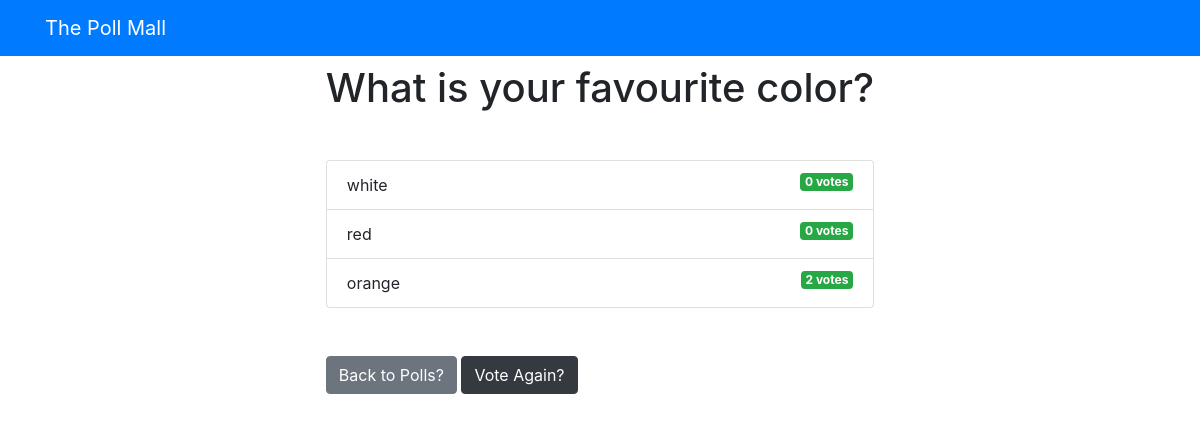
Screenshot of /polls/3/results/ with the database file from the repository.
### pollapp/models.py (models this page shows, shortened)
class Question(models.Model):
    text=models.CharField(max_length=300)
    pub_date=models.DateTimeField('date published')

class Choice(models.Model):
    que=models.ForeignKey(Question,on_delete=models.CASCADE)
    ch_txt=models.CharField(max_length=200)
    votes=models.IntegerField(default=0)

### pollapp/views.py (the view)
# urls.py: path('<int:question_id>/results/',views.results,name='results'),
def results(request,question_id):
    que=get_object_or_404(Question,pk=question_id)
    return render(request,'polls/results.html',{'question':que})

### templates/polls/results.html
{% extends 'base.html' %}
{% block content %}
<h1 class="mb-5 text-center">{{ question.text }}</h1>
<ul class="list-group mb-5">
    {% for choice in question.choice_set.all %}
    <li class="list-group-item">
        {{ choice.ch_txt }}<span class="badge badge-success float-right">{{choice.votes}}
            vote{{choice.votes| pluralize }}</span>
    </li>
    {% endfor %}
</ul>
<a class="btn btn-secondary" href="{% url 'polls:index' %}">Back to Polls?</a>
<a class="btn btn-dark" href="{% url 'polls:detail' question.id %}">Vote Again?</a>
{% endblock %}

### rows the page displays
Question: text "What is your favourite color?"
Choice: ch_txt "white", votes "0", votes|pluralize "s"
Choice: ch_txt "red", votes "0", votes|pluralize "s"
Choice: ch_txt "orange", votes "2", votes|pluralize "s"
